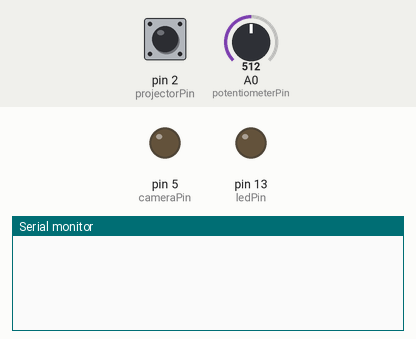
This sketch was run on a simulated Arduino Uno, built with avr-gcc and run on an emulated ATmega328P. Shown: output pins drawn as LEDs (lit = HIGH), the last lines printed to the serial monitor. Inputs (shaded band) come from the test bench; at power-on: pin 2 (projectorPin) HIGH, A0 (potentiometerPin) = 512.

Above: at 1.2 s.
1.3 s: pin 2 (projectorPin) driven LOW
At 2.4 s:
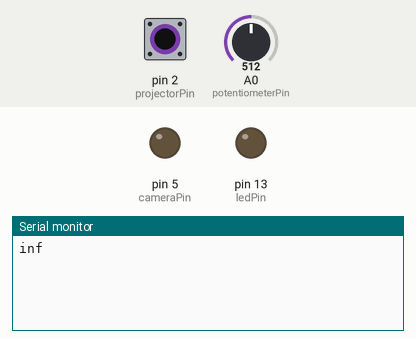
2.8 s: pin 2 (projectorPin) pulsed HIGH 2 times (0.12 s each, 0.3 s apart)
At 4.4 s:
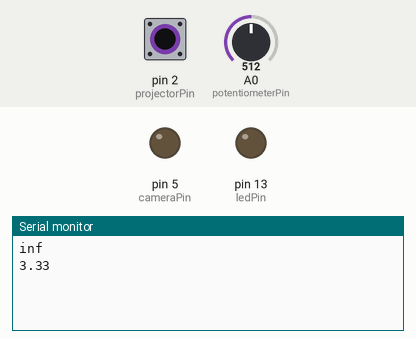

Measured:
- after the input at 1.3 s, the serial monitor: prints a new line at once (image 1)
- after the input at 2.8 s, the serial monitor: prints a new line after 1.2 s (image 2)

The sketch:

procamsync.ino
```cpp
int ledPin = 13;
int projectorPin = 2;
int cameraPin = 5;
int potentiometerPin = 0;

volatile unsigned long lastTimestamp = 0;
volatile long interval = 0;

volatile float potentiometerValue = 0.0f;
volatile unsigned long phaseDelay = 0;

volatile unsigned long nextTrigger = 0;
volatile bool toTrigger = false;

volatile float fps = 0.0f;

void setup() {
  Serial.begin(115200);

  pinMode(projectorPin, INPUT);
  digitalWrite(projectorPin, LOW); // turn off pull up resistor
  attachInterrupt(0, onProjectorRisingEdge, FALLING);

  pinMode(ledPin, OUTPUT);
  pinMode(cameraPin, OUTPUT);
}

void loop() {
  fps = (float) 1e6  / (float) interval;

  //--
  //Update delay
  //
  int rawPotentiometerValue = analogRead(potentiometerPin);
  potentiometerValue = (float) rawPotentiometerValue / (float) 1023;
  phaseDelay = potentiometerValue * (float) interval;
  //
  //--

  //--
  //Check timing
  //
  unsigned long currentTime = micros();
  if (currentTime >= nextTrigger && toTrigger) {
    shootCamera();
    Serial.println(fps);
    toTrigger = false;
  }
  //
  //--
}

void onProjectorRisingEdge() {
  unsigned long currentTimestamp = micros();
  interval = currentTimestamp - lastTimestamp;
  lastTimestamp = currentTimestamp;

  nextTrigger = currentTimestamp + phaseDelay;
  toTrigger = true;

  //Serial.println("trigger");
}

void shootCamera() {
    digitalWrite(cameraPin, HIGH);
    //digitalWrite(ledPin, HIGH);
    delayMicroseconds(10);
    digitalWrite(cameraPin, LOW);
    //digitalWrite(ledPin, LOW);
}

void printStatus() {
  Serial.print("Fps = ");
  Serial.print(fps);
  Serial.print("Hz \t");

  Serial.print("Pot value = ");
  Serial.print(potentiometerValue);
  Serial.print("\t (");
  Serial.print(phaseDelay);
  Serial.print("us)");

  Serial.println("");
}
```
